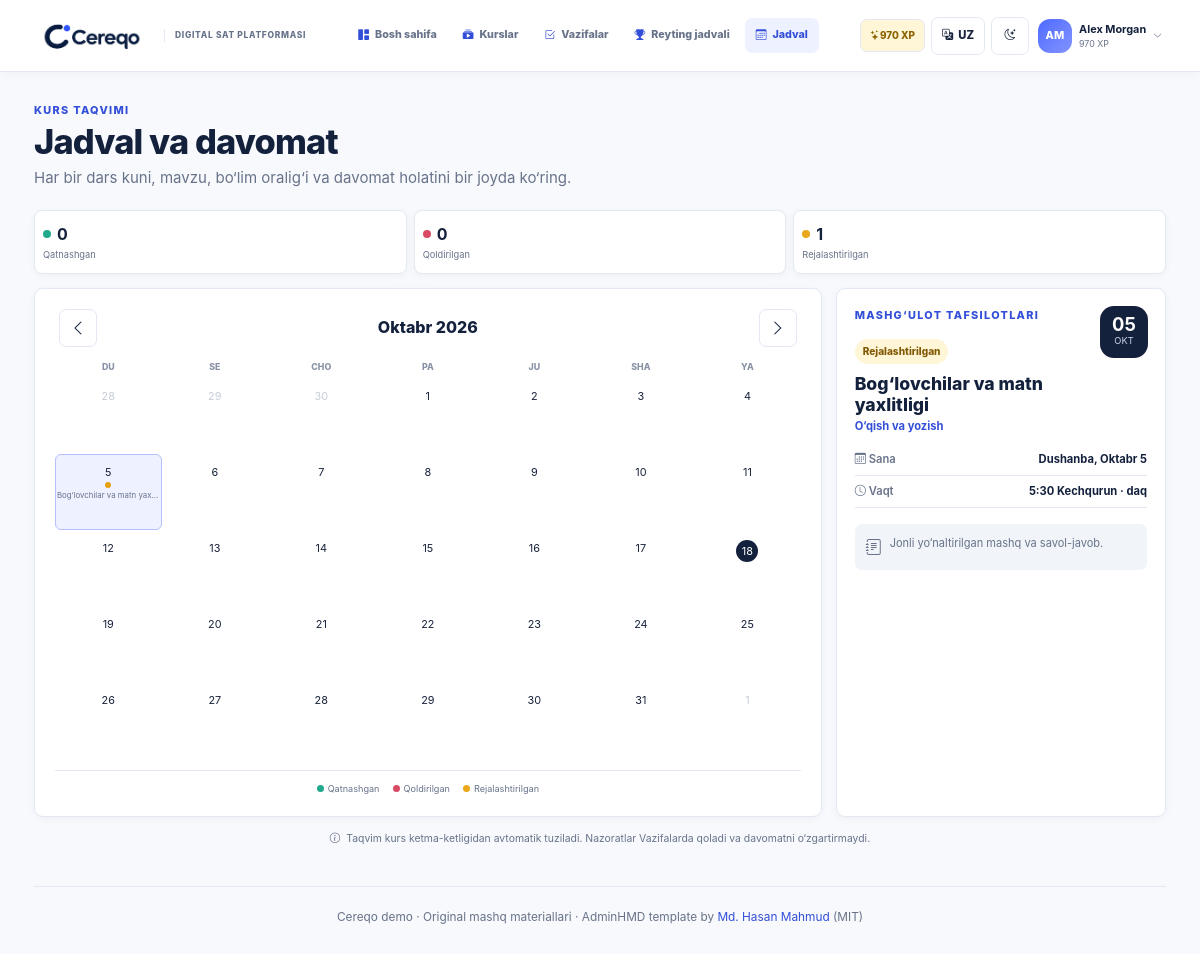
The page /attendance/ on the database as committed earlier.
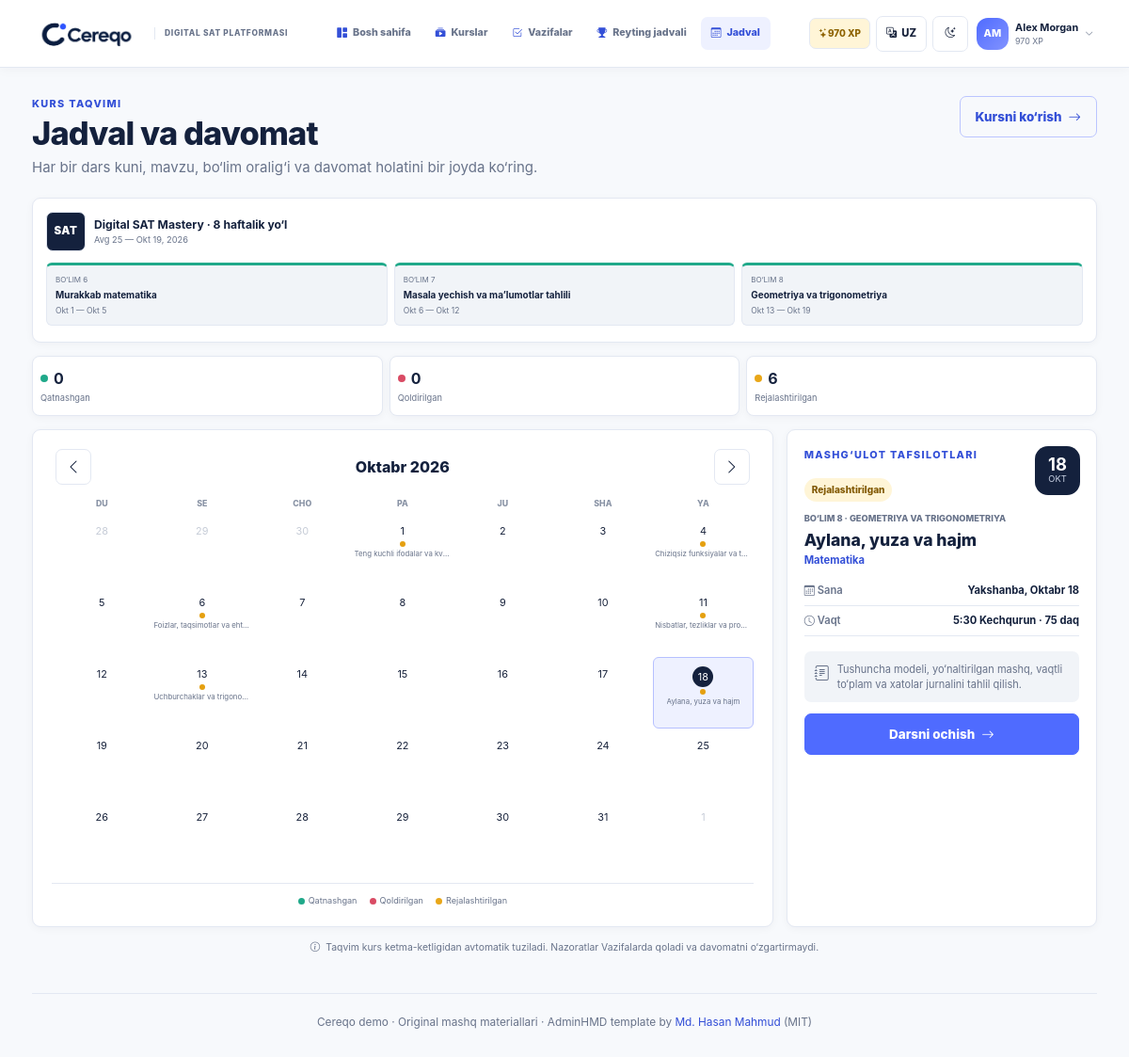
The same page on the database as committed later.
### learning/models.py (models this page shows, shortened)
class Student(models.Model):
    name = models.CharField(max_length=100, unique=True)
    initials = models.CharField(max_length=3)
    points = models.PositiveIntegerField(default=0)
    streak = models.PositiveIntegerField(default=0)
    badge = models.CharField(max_length=80, blank=True)
    is_demo = models.BooleanField(default=False)
    class Meta:
        ordering = ["-points", "name"]

class AttendanceSession(models.Model):
    STATUS_CHOICES = [
        ("attended", "Attended"),
        ("missed", "Missed"),
        ("scheduled", "Scheduled"),
    ]
    date = models.DateField(unique=True)
    lesson = models.OneToOneField(
        Lesson, on_delete=models.CASCADE, related_name="attendance_session", null=True, blank=True
    )
    title = models.CharField(max_length=140)
    subject = models.CharField(max_length=40)
    start_time = models.TimeField()
    status = models.CharField(max_length=12, choices=STATUS_CHOICES)
    notes = models.TextField(blank=True)
    class Meta:
        ordering = ["date"]

class Course(models.Model):
    title = models.CharField(max_length=160)
    code = models.SlugField(max_length=60, unique=True)
    description = models.TextField()
    start_date = models.DateField()
    end_date = models.DateField()
    target_score = models.PositiveSmallIntegerField(default=1400)
    is_active = models.BooleanField(default=True)
    class Meta:
        ordering = ["-is_active", "start_date", "id"]

class CourseSection(models.Model):
    SUBJECT_CHOICES = [("math", "Math"), ("rw", "Reading & Writing")]
    course = models.ForeignKey(Course, on_delete=models.CASCADE, related_name="sections")
    title = models.CharField(max_length=160)
    domain = models.CharField(max_length=120)
    subject = models.CharField(max_length=10, choices=SUBJECT_CHOICES)
    description = models.TextField()
    start_date = models.DateField()
    end_date = models.DateField()
    order = models.PositiveSmallIntegerField(default=1)
    exam_weight_percent = models.PositiveSmallIntegerField(default=25)
    class Meta:
        ordering = ["course", "order", "id"]
        constraints = [
            models.UniqueConstraint(fields=["course", "order"], name="unique_course_section_order")
        ]

class Lesson(models.Model):
    SUBJECT_CHOICES = [("math", "Math"), ("rw", "Reading & Writing")]
    title = models.CharField(max_length=160)
    section = models.ForeignKey(
        CourseSection, on_delete=models.CASCADE, related_name="lessons", null=True, blank=True
    )
    subject = models.CharField(max_length=10, choices=SUBJECT_CHOICES)
    topic = models.CharField(max_length=120)
    duration_minutes = models.PositiveSmallIntegerField(default=8)
    session_minutes = models.PositiveSmallIntegerField(default=75)
    summary = models.TextField()
    material = models.TextField()
    video_file = models.CharField(max_length=255, default="cereqo/video/demo-lesson-video.mp4")
    progress_percent = models.PositiveSmallIntegerField(
        default=0, validators=[MinValueValidator(0), MaxValueValidator(100)]
    )
    is_today = models.BooleanField(default=False)
    scheduled_date = models.DateField(null=True, blank=True)
    sequence = models.PositiveSmallIntegerField(default=1)
    sort_order = models.PositiveSmallIntegerField(default=0)
    class Meta:
        ordering = ["sort_order", "id"]

### learning/views.py (the view)
# urls.py: path("attendance/", views.attendance, name="attendance"),
def attendance(request):
    today = timezone.localdate()
    try:
        year = int(request.GET.get("year", today.year))
        month = int(request.GET.get("month", today.month))
        focus_date = date.fromisoformat(request.GET.get("date", today.isoformat()))
        if not 1 <= month <= 12:
            raise ValueError
    except (ValueError, TypeError):
        year, month, focus_date = today.year, today.month, today
    month_start = date(year, month, 1)
    month_end = date(year, month, calendar.monthrange(year, month)[1])
    session_query = AttendanceSession.objects.select_related("lesson__section").filter(
        date__range=(month_start, month_end)
    )
    sessions = {item.date: item for item in session_query}
    cal = calendar.Calendar(firstweekday=0)
    weeks = []
    for week in cal.monthdatescalendar(year, month):
        weeks.append(
            [
                {
                    "date": day,
                    "day": day.day,
                    "in_month": day.month == month,
                    "is_today": day == today,
                    "session": sessions.get(day),
                }
                for day in week
            ]
        )
    selected = sessions.get(focus_date) or next(iter(sessions.values()), None)
    status_counts = AttendanceSession.objects.filter(date__range=(month_start, month_end)).aggregate(
        attended=Count("id", filter=Q(status="attended")),
        missed=Count("id", filter=Q(status="missed")),
        scheduled=Count("id", filter=Q(status="scheduled")),
    )
    previous = month_start - timedelta(days=1)
    next_month = month_end + timedelta(days=1)
    course = Course.objects.filter(is_active=True).first()
    course_sections = (
        course.sections.filter(start_date__lte=month_end, end_date__gte=month_start) if course else []
    )
    return render(
        request,
        "learning/attendance.html",
        {
            "active_nav": "attendance",
            "weeks": weeks,
            "month_label": month_start,
            "year": year,
            "month": month,
            "previous": previous,
            "next_month": next_month,
            "selected": selected,
            "status_counts": status_counts,
            "course": course,
            "course_sections": course_sections,
            "weekday_labels": ["Mon", "Tue", "Wed", "Thu", "Fri", "Sat", "Sun"],
        },
    )

### learning/context_processors.py (called while the page is built)
def demo_shell(request):
    student = Student.objects.filter(is_demo=True).first()
    return {"demo_student": student}

### templates/learning/attendance.html (shortened to what this page needs)
{% extends 'base.html' %}{% load i18n %}
{% block content %}
<section class="page-heading"><div><p class="eyebrow">{% translate "Course calendar" %}</p><h1>{% translate "Schedule & attendance" %}</h1><p>{% translate "See every lesson day, topic, section range, and attendance state in one place." %}</p></div>{% if course %}<a class="btn btn-outline-primary app-btn" href="{% url 'learning:course_detail' course.id %}">{% translate "View course" %}<i class="bi bi-arrow-right"></i></a>{% endif %}</section>
{% if course_sections %}<section class="calendar-course-strip"><div class="strip-heading"><span class="sat-mark">SAT</span><div><strong>{% translate course.title %}</strong><small>{{ course.start_date|date:'M j' }} — {{ course.end_date|date:'M j, Y' }}</small></div></div><div class="strip-sections">{% for section in course_sections %}<a class="strip-section subject-strip-{{ section.subject }}" href="{% url 'learning:section_detail' section.id %}"><span>{% translate "Section" %} {{ section.order }}</span><strong>{% translate section.domain %}</strong><small>{{ section.start_date|date:'M j' }} — {{ section.end_date|date:'M j' }}</small></a>{% endfor %}</div></section>{% endif %}
<section class="attendance-summary" aria-label="Monthly attendance summary">
  <div><span class="summary-dot attended"></span><strong>{{ status_counts.attended }}</strong><small>{% translate "Attended" %}</small></div><div><span class="summary-dot missed"></span><strong>{{ status_counts.missed }}</strong><small>{% translate "Missed" %}</small></div><div><span class="summary-dot scheduled"></span><strong>{{ status_counts.scheduled }}</strong><small>{% translate "Scheduled" %}</small></div>
</section>
<div class="attendance-layout">
  <section class="surface-card calendar-card" aria-label="{% translate 'Attendance calendar' %}">
    <div class="calendar-header"><a aria-label="{% translate 'Previous month' %}" href="?year={{ previous.year }}&month={{ previous.month }}"><i class="bi bi-chevron-left"></i></a><h2>{{ month_label|date:'F Y' }}</h2><a aria-label="{% translate 'Next month' %}" href="?year={{ next_month.year }}&month={{ next_month.month }}"><i class="bi bi-chevron-right"></i></a></div>
    <div class="calendar-grid weekday-row">{% for label in weekday_labels %}<span>{% translate label %}</span>{% endfor %}</div>
    <div class="calendar-grid">
      {% for week in weeks %}{% for cell in week %}
      {% if cell.in_month %}<a class="calendar-day {% if cell.is_today %}today{% endif %} {% if cell.session %}has-session session-{{ cell.session.status }}{% endif %} {% if selected.date == cell.date %}selected{% endif %}" href="?year={{ year }}&month={{ month }}&date={{ cell.date|date:'Y-m-d' }}" aria-label="{{ cell.date|date:'F j' }}{% if cell.session %}, {% translate cell.session.title %}, {{ cell.session.get_status_display }}{% endif %}"><span>{{ cell.day }}</span>{% if cell.session %}<i></i><small>{% translate cell.session.title %}</small>{% endif %}</a>{% else %}<span class="calendar-day outside"><span>{{ cell.day }}</span></span>{% endif %}
      {% endfor %}{% endfor %}
    </div>
    <div class="calendar-legend"><span><i class="attended"></i>{% translate "Attended" %}</span><span><i class="missed"></i>{% translate "Missed" %}</span><span><i class="scheduled"></i>{% translate "Scheduled" %}</span></div>
  </section>
  <aside class="surface-card session-detail">
    <p class="eyebrow">{% translate "Session details" %}</p>
    {% if selected %}
    <div class="session-date"><strong>{{ selected.date|date:'d' }}</strong><span>{{ selected.date|date:'M' }}</span></div><span class="status-badge status-{{ selected.status }}">{% translate selected.get_status_display %}</span>{% if selected.lesson.section %}<p class="session-section">{% translate "Section" %} {{ selected.lesson.section.order }} · {% translate selected.lesson.section.domain %}</p>{% endif %}<h2>{% translate selected.title %}</h2><p class="session-subject">{% translate selected.subject %}</p><dl><div><dt><i class="bi bi-calendar3"></i> {% translate "Date" %}</dt><dd>{{ selected.date|date:'l, F j' }}</dd></div><div><dt><i class="bi bi-clock"></i> {% translate "Time" %}</dt><dd>{{ selected.start_time|time:'g:i A' }} · {{ selected.lesson.session_minutes }} {% translate "min" %}</dd></div></dl><div class="session-note"><i class="bi bi-journal-text"></i><p>{% translate selected.notes %}</p></div>{% if selected.lesson %}<a class="btn btn-primary app-btn w-100" href="{% url 'learning:lesson_detail' selected.lesson.id %}">{% translate "Open lesson" %}<i class="bi bi-arrow-right"></i></a>{% endif %}
    {% else %}<div class="empty-state"><i class="bi bi-calendar2"></i><h2>{% translate "No session selected" %}</h2><p>{% translate "Choose a marked date to view the session." %}</p></div>{% endif %}
  </aside>
</div>
<p class="leaderboard-footnote"><i class="bi bi-info-circle"></i> {% translate "The calendar is generated from the course sequence. Checkpoints remain in Tasks and do not change attendance." %}</p>
{% endblock %}

### templates/base.html (shortened to what this page needs)
{% load static i18n %}
<!doctype html>
<html lang="{{ LANGUAGE_CODE }}">
<head>
  <link rel="stylesheet" href="{% static 'vendor/bootstrap/css/bootstrap.min.css' %}">
  <link rel="stylesheet" href="{% static 'vendor/bootstrap-icons/css/bootstrap-icons.css' %}">
  <link rel="stylesheet" href="{% static 'cereqo/css/cereqo.css' %}">
</head>
<body>
  <div class="app-shell topnav-shell">
    <header class="desktop-topbar main-navbar">
      <a class="topnav-brand" href="{% url 'learning:dashboard' %}"><img src="{% static 'cereqo/img/cereqo-logo.png' %}" alt="Cereqo"><span>{% translate "Digital SAT platform" %}</span></a>
      <nav class="desktop-main-nav" aria-label="Main navigation">{% include 'learning/_nav_links.html' %}</nav>
      <div class="topnav-actions">{% if demo_student %}<span class="topnav-xp"><i class="bi bi-stars"></i>{{ demo_student.points }} XP</span>{% endif %}{% include 'learning/_toolbar_controls.html' %}{% include 'learning/_profile_menu.html' %}</div>
    </header>
    <div class="app-main {% if course_navigation %}has-course-sidebar{% endif %}">
      <main id="main-content" class="page-content" tabindex="-1">
        {% block content %}{% endblock %}
        <footer class="page-footer">{% translate "Cereqo demo" %} · {% translate "Original practice content" %} · AdminHMD template by <a href="https://github.com/HasanMahmudDev" target="_blank" rel="noreferrer">Md. Hasan Mahmud</a> (MIT)</footer>
      </main>
    </div>
  </div>
</body>
</html>

### templates/learning/_toolbar_controls.html (shortened to what this page needs)
{% load i18n %}
<div class="dropdown language-menu">
  <button class="toolbar-button" type="button" data-bs-toggle="dropdown" aria-expanded="false" aria-label="{% translate 'Change language' %}">
    <i class="bi bi-translate" aria-hidden="true"></i><span>{{ LANGUAGE_CODE|upper }}</span>
  </button>
</div>
<button class="toolbar-button" type="button" data-theme-toggle data-light-label="{% translate 'Switch to light mode' %}" data-dark-label="{% translate 'Switch to dark mode' %}" aria-label="{% translate 'Switch color theme' %}"><i class="bi bi-moon-stars" data-theme-icon aria-hidden="true"></i></button>

### templates/learning/_profile_menu.html (shortened to what this page needs)
{% load i18n %}
{% if demo_student %}<div class="dropdown profile-menu">
  <button class="profile-trigger" type="button" data-bs-toggle="dropdown" aria-expanded="false" aria-label="{% translate 'Open profile menu' %}"><span class="avatar avatar-sm">{{ demo_student.initials }}</span><span class="profile-trigger-copy"><strong>{{ demo_student.name }}</strong><small>{{ demo_student.points }} XP</small></span><i class="bi bi-chevron-down"></i></button>
</div>{% endif %}

### templates/learning/_nav_links.html
{% load i18n %}
<a href="{% url 'learning:dashboard' %}" class="{% if active_nav == 'home' %}active{% endif %}" {% if active_nav == 'home' %}aria-current="page"{% endif %}><i class="bi bi-grid-1x2-fill"></i><span>{% translate "Home" %}</span></a>
<a href="{% url 'learning:learn' %}" class="{% if active_nav == 'learn' %}active{% endif %}" {% if active_nav == 'learn' %}aria-current="page"{% endif %}><i class="bi bi-collection-play-fill"></i><span>{% translate "Courses" %}</span></a>
<a href="{% url 'learning:homework_list' %}" class="{% if active_nav == 'tasks' %}active{% endif %}" {% if active_nav == 'tasks' %}aria-current="page"{% endif %}><i class="bi bi-check2-square"></i><span>{% translate "Tasks" %}</span></a>
<a href="{% url 'learning:leaderboard' %}" class="{% if active_nav == 'rank' %}active{% endif %}" {% if active_nav == 'rank' %}aria-current="page"{% endif %}><i class="bi bi-trophy-fill"></i><span>{% translate "Leaderboard" %}</span></a>
<a href="{% url 'learning:attendance' %}" class="{% if active_nav == 'attendance' %}active{% endif %}" {% if active_nav == 'attendance' %}aria-current="page"{% endif %}><i class="bi bi-calendar3"></i><span>{% translate "Schedule" %}</span></a>

Rows that differ between the two databases and show on the page:
removed AttendanceSession: day "5", date "05", date "OKT", date "Dushanba, Oktabr 5", start_time "5:30 Kechqurun"
added Course: start_date "Avg 25", end_date "Okt 19, 2026"
added CourseSection: order "6", start_date "Okt 1", end_date "Okt 5"
added CourseSection: order "7", start_date "Okt 6", end_date "Okt 12"
added CourseSection: order "8", start_date "Okt 13", end_date "Okt 19"
added AttendanceSession: day "1"
added AttendanceSession: day "4"
added AttendanceSession: day "6"
added AttendanceSession: day "11"
added AttendanceSession: day "13"
added AttendanceSession: day "18", date "18", date "OKT", lesson.section.order "8", date "Yakshanba, Oktabr 18", start_time "5:30 Kechqurun", lesson.session_minutes "75"
Other text that changed with them:
{{ status_counts.scheduled }}: "1" → "6"
text now shown: "Kursni ko‘rish SAT — BO‘LIM · Darsni ochish"
list line gone: "6 11"
new list line: "5"
list line gone: "1 4"
list line gone: "13 18"
